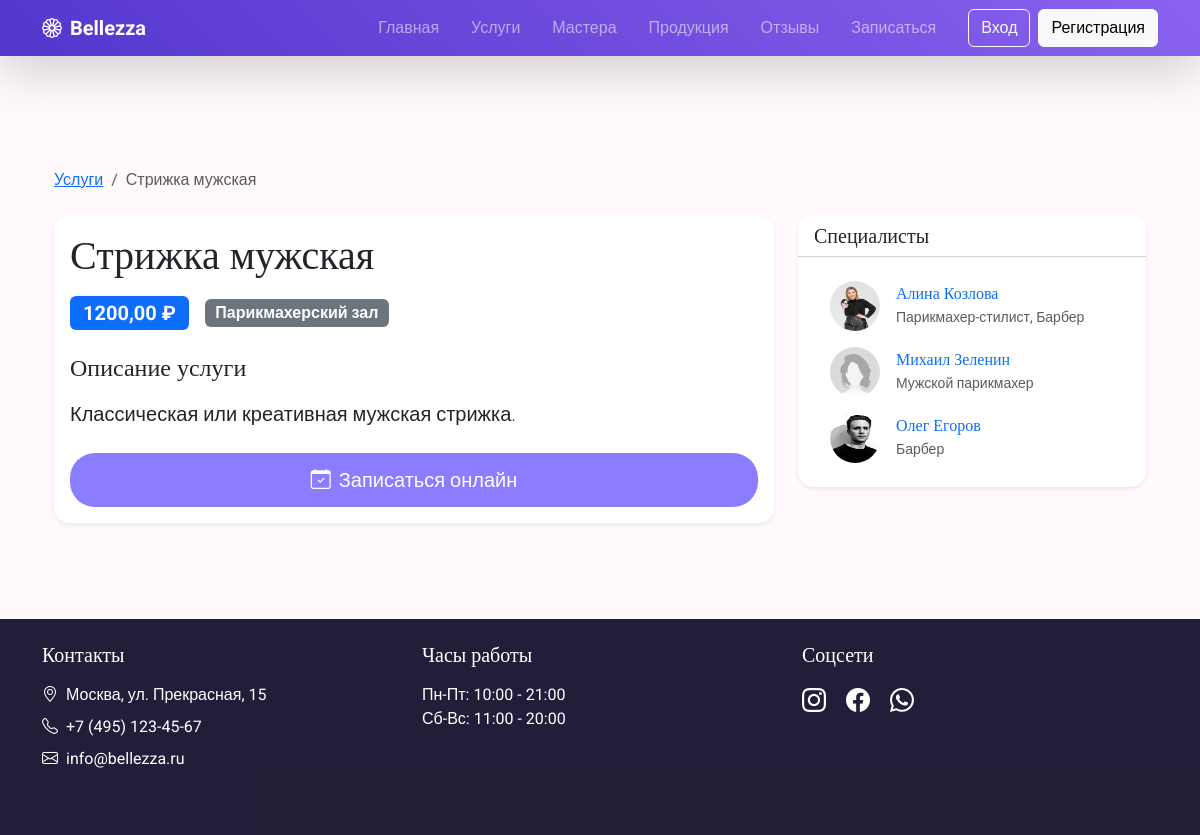
The page /api/v1/beauty_salon/services/2/ on the database its author committed.
### beauty_salon/models.py (models this page shows, shortened)
class Service(models.Model):
    category = models.ForeignKey(Category, on_delete=models.CASCADE, related_name="services", null=True, blank=True, verbose_name='Категория')
    name = models.CharField(max_length=255, verbose_name='Наименование услуги')
    description = models.TextField(blank=True, null=True, verbose_name='Описание')
    price = models.DecimalField(max_digits=10, decimal_places=2, verbose_name='Цена')
    class Meta:
        verbose_name = "Услуга"
        verbose_name_plural = "Услуги"

class Category(models.Model):
    name = models.CharField(max_length=255, unique=True, verbose_name='Название')
    description = models.TextField(blank=True, null=True, verbose_name='Описание')
    class Meta:
        verbose_name = "Категория"
        verbose_name_plural = "Категории"

class Employee(models.Model):
    name = models.CharField(max_length=100, verbose_name='ФИО')
    position = models.CharField(max_length=100, verbose_name='Специализация')
    services = models.ManyToManyField(Service, related_name='employees', verbose_name='Услуги')
    photo = models.ImageField(
        upload_to='employees/',
        null=True,
        blank=True,
        verbose_name='Фотография'
    )
    class Meta:
        verbose_name = "Сотрудник"
        verbose_name_plural = "Сотрудники"

### beauty_salon/views.py (the view)
# urls.py: path('services/<int:service_id>/', views.service_detail, name='service_detail'),
def service_detail(request, service_id):
    service = get_object_or_404(Service, id=service_id)
    return render(request, 'service_detail.html', {'service': service})

### beauty_salon/templates/service_detail.html (shortened to what this page needs)
{% extends 'base_generic.html' %}
{% load static %}
{% block content %}
<div class="container py-5">
  <nav aria-label="breadcrumb" class="mb-4">
    <ol class="breadcrumb">
      <li class="breadcrumb-item"><a href="{% url 'service_list' %}">Услуги</a></li>
      <li class="breadcrumb-item active" aria-current="page">{{ service.name }}</li>
    </ol>
  </nav>
  <div class="row g-4">
    <div class="col-lg-8">
      <div class="card border-0 shadow-sm">
        <div class="card-body">
          <h1 class="card-title display-6 mb-3">{{ service.name }}</h1>
          <div class="d-flex align-items-center gap-3 mb-4">
            <span class="badge bg-primary fs-5">{{ service.price }} ₽</span>
            {% if service.category %}
            <span class="badge bg-secondary fs-6">{{ service.category.name }}</span>
            {% endif %}
          </div>
          <div class="mb-4">
            <h3 class="h4 mb-3">Описание услуги</h3>
            <p class="lead">{{ service.description }}</p>
          </div>
          <a href="{% url 'appointment_create'%}" class="btn btn-primary btn-lg w-100">
            <i class="bi bi-calendar-check me-2"></i>Записаться онлайн
          </a>
        </div>
      </div>
    </div>
    <div class="col-lg-4">
      <div class="card border-0 shadow-sm">
        <div class="card-header bg-white">
          <h2 class="h5 mb-0">Специалисты</h2>
        </div>
        <div class="card-body">
          <div class="list-group">
            {% for employee in service.employees.all %}
            <div class="list-group-item border-0">
              <a href="{% url 'employee_detail' employee.id %}" class="text-decoration-none" >
              <div class="d-flex align-items-center gap-3">
                <div class="flex-shrink-0">
                    {% if employee.photo %}
                      <img src="{{ employee.photo.url }}"
                           class="rounded-circle"
                           width="50"
                           height="50"
                           alt="{{ employee.name }}">
                       {% else %}
                       <img src="{% static 'images/defaultImage.jpg' %}"
                           class="rounded-circle"
                           width="50"
                           height="50"
                           alt="{{ employee.name }}">
                    {% endif %}
                </div>
                <div class="flex-grow-1">
                  <h3 class="h6 mb-1">{{ employee.name }}</h3>
                  <p class="small text-muted mb-0">{{ employee.position }}</p>
                </div>
              </div>
              </a>
            </div>
            {% endfor %}
          </div>
        </div>
      </div>
    </div>
  </div>
</div>
{% endblock %}

### static/css/styles.css (style rules this page uses)
:root { --primary-color: #dac5fd; --secondary-color: #f0f0f0; --accent-color: #8c7cff; }
body { font-family: "Roboto", sans-serif; background-color: #fff9fb; }
h1, h2, h3, h4, h5 { font-family: "Playfair Display", serif; color: #333; }
.card { transition: transform 0.3s ease; border: none; border-radius: 15px; overflow: hidden; box-shadow: 0 5px 15px rgba(0, 0, 0, 0.1); }
.btn-primary { background-color: var(--accent-color); border: none; padding: 12px 25px; border-radius: 25px; }

### rows shown on the page
Service: name "Стрижка мужская", price "1200,00", category.name "Парикмахерский зал", description "Классическая или креативная мужская стрижка."
Employee: photo (picture), name "Алина Козлова", position "Парикмахер-стилист, Барбер"
Employee: name "Михаил Зеленин", position "Мужской парикмахер"
Employee: photo (picture), name "Олег Егоров", position "Барбер"
